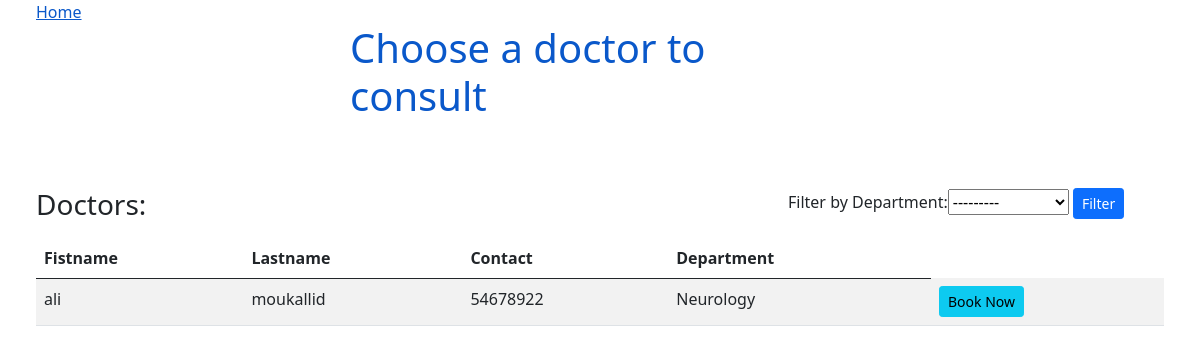
The app's page /listofdoctors/, older data.
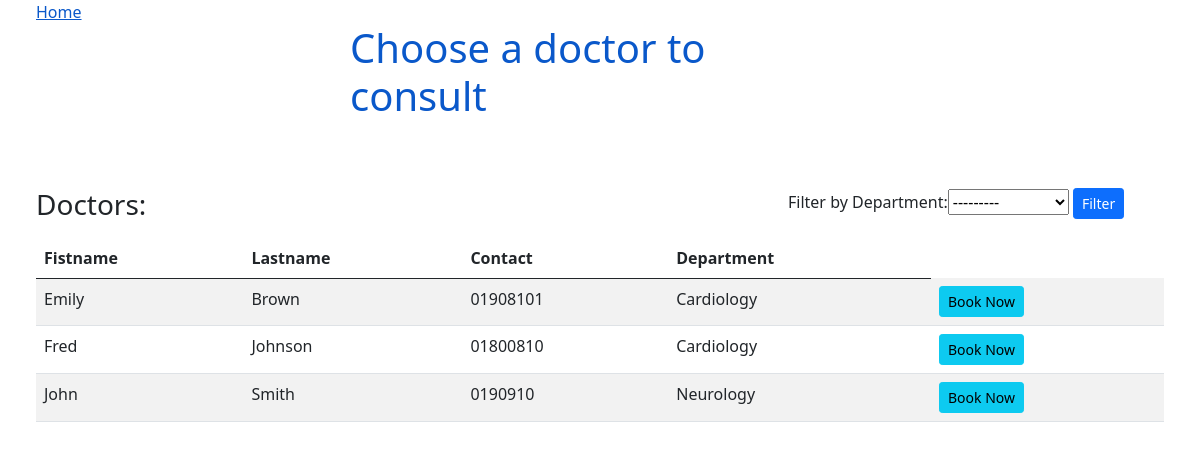
The same page, newer data.
### appointments/models.py (models this page shows, shortened)
class Doctor(models.Model):
    Departments = [
        ("Cardiology", "Cardiology"),
        ("Neurology", "Neurology"),
        ("Dermatology", "Dermatology"),
        ("Cancer", "Cancer"),
        ("Psychiatric" , "Psychiatric")
    ]
    user = models.OneToOneField(User, on_delete=models.CASCADE ,null= True)
    firstname =models.CharField(max_length=200)
    lastname = models.CharField(max_length=200)
    address = models.CharField(max_length=200, null= True)
    mobile = models.CharField(max_length=100,null=True)
    department= models.CharField(max_length=100, choices= Departments)
    status = models.BooleanField(default=True)
    zoom_link = models.CharField(max_length= 300, null= True)

### listofdoctors/views.py (the view)
# urls.py: path('listofdoctors/', views.listdoctors),
def listdoctors(request): #get all data from dbs
	doctors= Doctor.objects.order_by('lastname') #Organization.objects.all()
	if request.method == 'GET': #Filter
		doctorsFilter= DoctorFilter(request.GET, queryset=doctors)
		doctors= doctorsFilter.qs
	else:
		doctorsFilter= DoctorFilter()
	return render(request, 'doctors_list.html', {'doctors':doctors, 'doctorsFilter':doctorsFilter})

### templates/doctors_list.html (shortened to what this page needs)
<!DOCTYPE html>
<html>
<head>
    <link href="https://cdn.jsdelivr.net/npm/bootstrap@5.0.0-beta3/dist/css/bootstrap.min.css" rel="stylesheet">
</head>
<body>
<a href='/' style="padding: 3%;">Home</a>
<div class="mx-auto" style="width: 500px;">
    <h1 style="color: #0a58ca;">Choose a doctor to consult</h1>
</div>
<br>
<div  style="padding: 3%;">
<div class="card-title row">
    <h3 class="col" style="display: !inline; margin-right: -20%; ">Doctors:</h3>
    <form method="GET" class="col" style="max-width: 400px;">
        Filter by
        {{ doctorsFilter.form  }}
        <button class="btn btn-primary btn-sm" type="submit">Filter</button>
    </form>
</div>
{%  if doctors.count > 0  %}
    <table class="table table-striped">
        <thead>
            <tr>
                <th>Fistname</th>
                <th>Lastname</th>
                <th>Contact</th>
                <th>Department</th>
            </tr>
        </thead>
        <tbody>
            {%  for user in doctors  %}
            <tr>
                <td>{{ user.firstname  }}</td>
                <td>{{ user.lastname  }}</td>
                <td>{{ user.mobile }}</td>
                <td>{{  user.department  }}</td>
                <td>
                    <a class="btn btn-info btn-sm" href="/calendar/{{user.id}}">Book Now</a>
                </td>
            </tr>
            {%  endfor  %}
        </tbody>
    </table>
{% else %}
<i>Empty</i>
{%  endif  %}
</div>
</body>
</html>

Row changes from the older to the newer data that the page shows:
added Doctor: firstname "Emily", lastname "Brown", mobile "01908101", department "Cardiology"
changed Doctor: firstname "ali" → "Fred"; lastname "moukallid" → "Johnson"; mobile "54678922" → "01800810"; department "Neurology" → "Cardiology"
added Doctor: firstname "John", lastname "Smith", mobile "0190910", department "Neurology"
